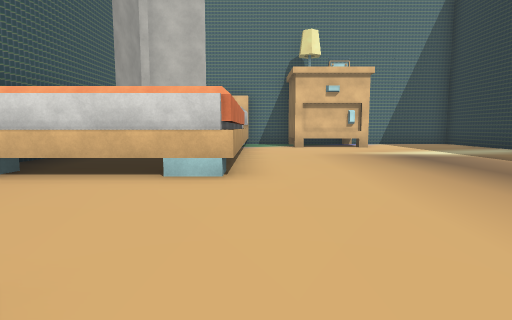
[1] (above)

13 first-person views from a walk through a Unity game level. The camera is 1.3 m above the floor, tilts 6° down and sees 80° across. The floor is counted in squares, 2 m on a side. Each view is taken from the middle of a square. On the plan, view 1 faces up. The plan holds only what a view shows up to about 10 squares ahead; the rest is blank. The place goes on beyond the plan. The player is left out. Some surface patterns are stand-ins.

[2]
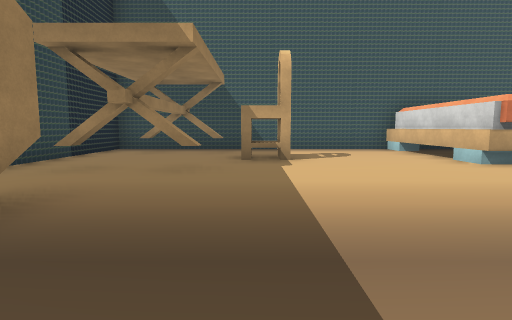

[3]
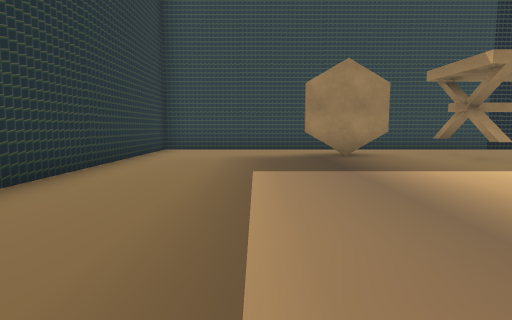

[4]
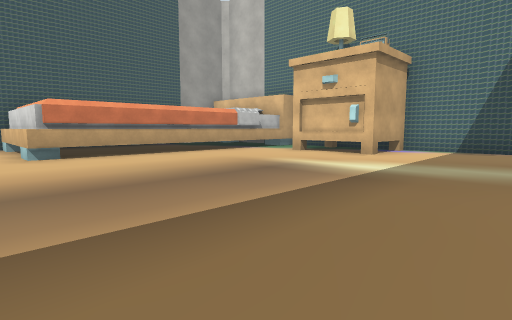

[5]
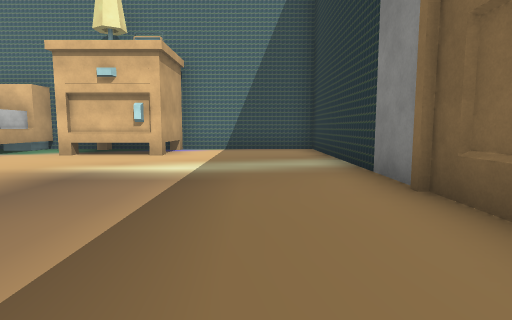

[6]
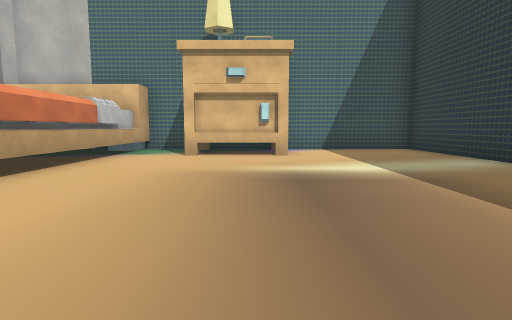

[7]
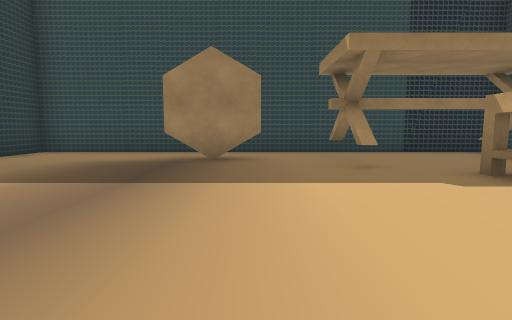

[8]
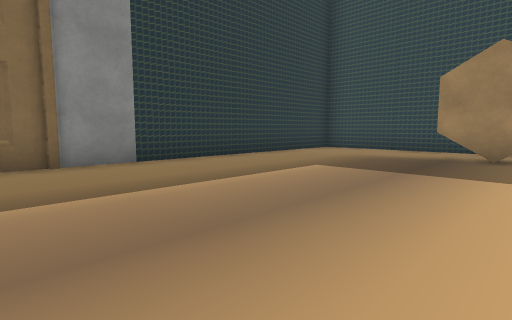

[9]
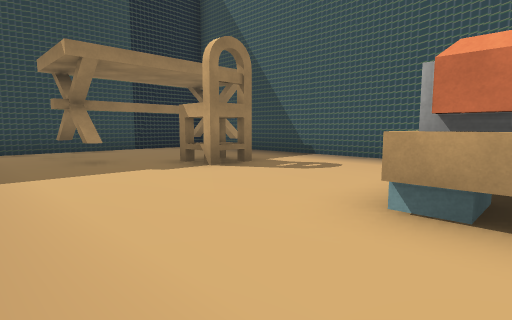

[10]
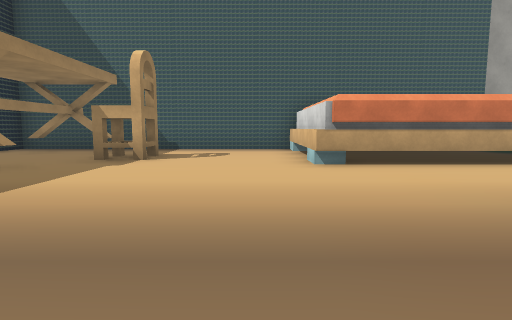

[11]
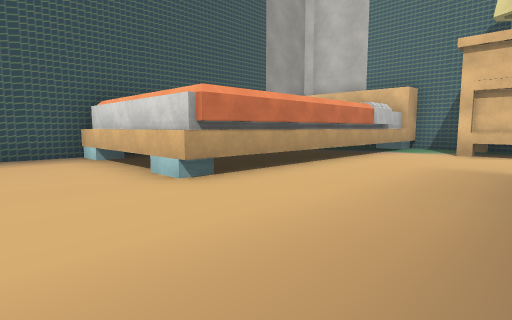

[12]
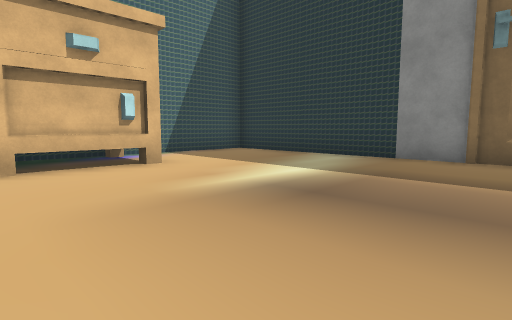

[13]
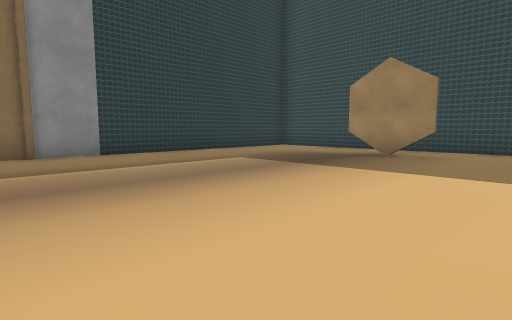

### Floor plan
Points are (right, up) in squares from view 1. A wall is a line through its corners. A room is listed if a view was taken in it or the views show most of it. See-through windows are left out.
Room 1 (views 1, 2, 3, 4, 5, 6, 7, 8, 9, 10, 11, 12, 13)
walls: (-0.5, 4.1) (-4.5, 4.1); (0.3, -0.9) (0.3, -1.8); (0.3, -2.1) (0.3, -3.1); (-3.2, -0.9) (-3.2, -1.8); (-3.2, -2.1) (-3.2, -3.1); (7.1, -4.2) (7.8, -4.2) (7.8, 12.5) (-0.3, 12.5) (-0.3, 4.2); (-0.2, 11.7) (-1.2, 11.7); (-0.5, 11.8) (-0.5, 4.2) (-4.5, 4.2) (-4.5, -4.2) (4.6, -4.2)
objects: chair (-2, 0); other object (2, -3) to (3, -2); other object (2, 11) to (3, 12)

Where each view was taken, in squares from view 1:
view 1: 0 up, 0 right, facing up
view 2: 0 up, 5 right, facing left
view 3: 5 up, 5 right, facing down
view 4: 3 up, 7 right, facing up-left
view 5: 3 up, 6 right, facing up
view 6: 3 up, 3 right, facing up
view 7: 4 up, 2 right, facing down
view 8: 5 up, 2 right, facing down-right
view 9: 5 up, 2 right, facing down-left
view 10: 3 up, 5 right, facing left
view 11: 2 up, 3 right, facing up-left
view 12: 5 up, 1 right, facing up-right
view 13: 5 up, 0 right, facing down-right
